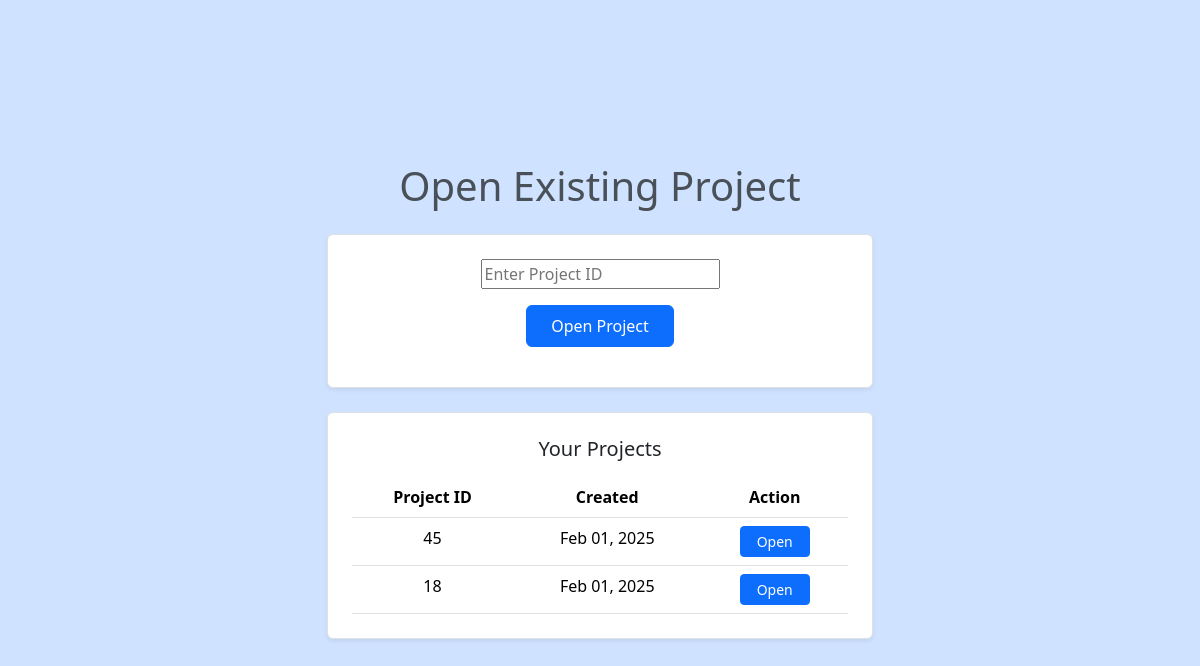
Page /open-project/ (signed in) on the earlier database version.
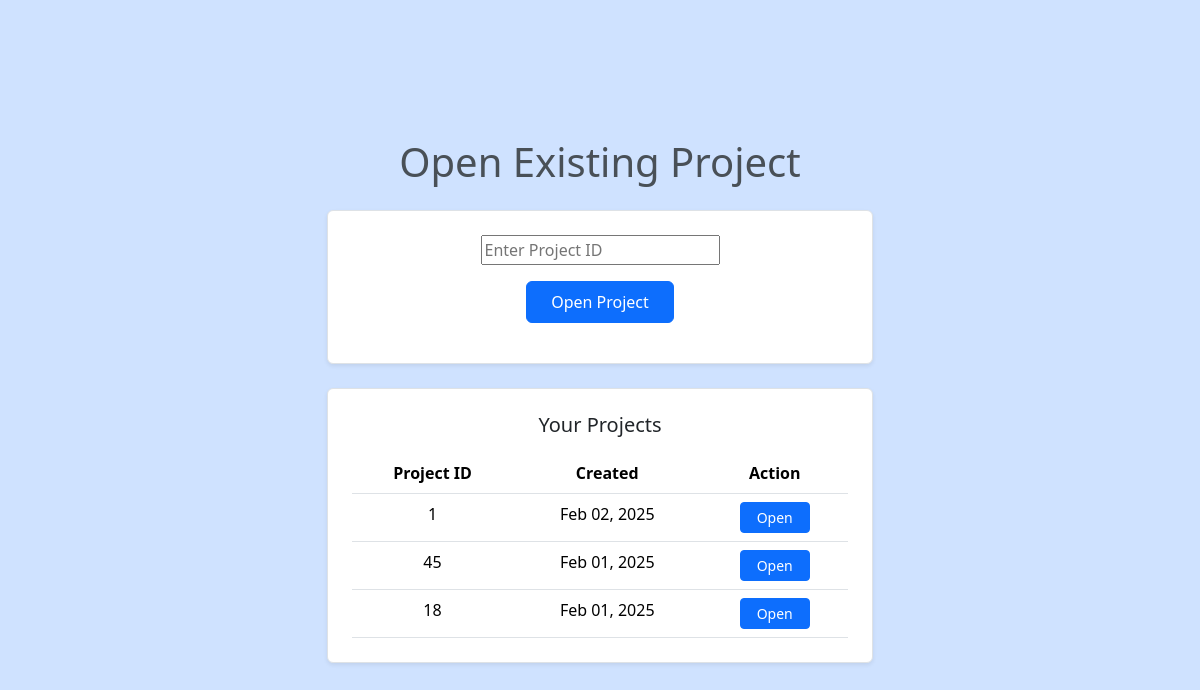
Same page on the later database version.
### login/models.py (models this page shows, shortened)
class Project(models.Model):
    project_id = models.CharField(max_length=50, primary_key=True)
    user = models.ForeignKey(UserRegistration, on_delete=models.CASCADE)
    created_at = models.DateTimeField(auto_now_add=True)

### login/views.py (the view)
# urls.py: path('open-project/', views.open_project, name='open-project'),
def open_project(request):
    try:
        user_registration = UserRegistration.objects.get(userid=request.session.get('userid'))
        user_projects = Project.objects.filter(user=user_registration).order_by('-created_at')
    except UserRegistration.DoesNotExist:
        messages.error(request, 'User not found. Please log in again.')
        return redirect('login')
    if request.method == 'POST':
        form = OpenProjectForm(request.POST)
        if form.is_valid():
            project_id = form.cleaned_data['project_id']
            try:
                project = Project.objects.get(project_id=project_id)
                return redirect('dashboard', project_id=project_id)
            except Project.DoesNotExist:
                messages.error(request, 'Project ID does not exist')
                return render(request, 'open_project.html', {
                    'form': form,
                    'user_projects': user_projects
                })
    else:
        form = OpenProjectForm()
    return render(request, 'open_project.html', {
        'form': form,
        'user_projects': user_projects
    })

### login/forms.py
class OpenProjectForm(forms.Form):
    project_id = forms.CharField(
        max_length= 50,
        required=True,
        widget= forms.TextInput(attrs={'placeholder':'Enter Project ID'})
    )

### login/templates/open_project.html (shortened to what this page needs)
<!DOCTYPE html>
<html lang="en">
<head>
    <link href="https://cdnjs.cloudflare.com/ajax/libs/bootstrap/5.3.2/css/bootstrap.min.css" rel="stylesheet">
</head>
<body class="bg-primary-subtle min-vh-100 d-flex flex-column justify-content-center">
    <div class="container">
        <div class="row justify-content-center">
            <div class="col-12 col-md-8 col-lg-6">
                <h1 class="text-center mb-4 text-light-emphasis">Open Existing Project</h1>
                <div class="border p-4 rounded bg-white shadow-sm mb-4">
                    <form method="POST" class="mb-3">
                        <div class="mb-3 d-flex justify-content-center">
                            {{ form.project_id }}
                        </div>
                        <div class="d-flex justify-content-center">
                            <button type="submit" class="btn btn-primary px-4 py-2" style="--bs-btn-bg: rgb(var(--bs-primary-rgb));">Open Project</button>
                        </div>
                    </form>
                </div>
                {% if user_projects %}
                <div class="border p-4 rounded bg-white shadow-sm">
                    <h5 class="text-center mb-3">Your Projects</h5>
                    <div class="table-responsive">
                        <table class="table table-hover mb-0">
                            <thead>
                                <tr class="text-center">
                                    <th>Project ID</th>
                                    <th>Created</th>
                                    <th>Action</th>
                                </tr>
                            </thead>
                            <tbody>
                                {% for project in user_projects %}
                                    <tr class="text-center">
                                        <td>{{ project.project_id }}</td>
                                        <td>{{ project.created_at|date:"M d, Y" }}</td>
                                        <td>
                                            <a href="{% url 'dashboard' project_id=project.project_id %}"
                                               class="btn btn-primary btn-sm px-3"
                                               style="--bs-btn-bg: rgb(var(--bs-primary-rgb));">
                                                Open
                                            </a>
                                        </td>
                                    </tr>
                                {% endfor %}
                            </tbody>
                        </table>
                    </div>
                </div>
                {% endif %}
            </div>
        </div>
    </div>
</body>
</html>

Differences in the rows shown:
added Project: project_id "1", created_at "Feb 02, 2025"
